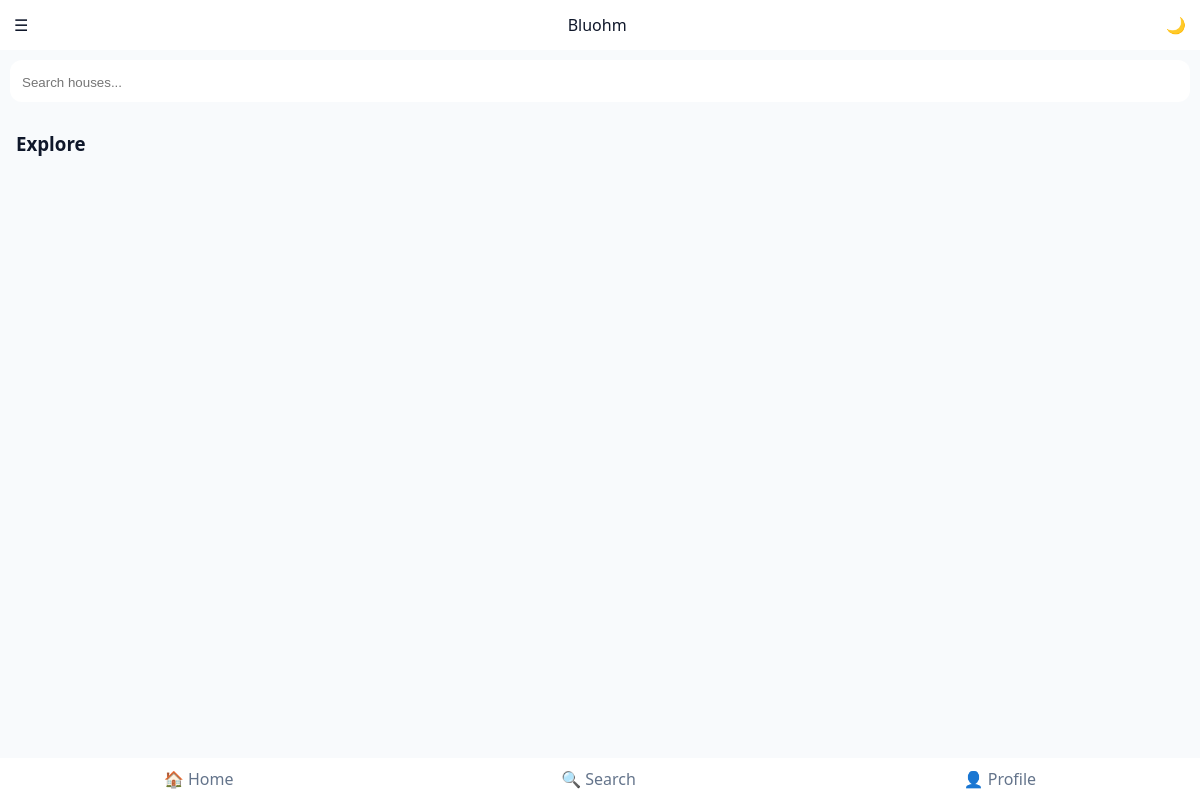
Before: /properties/ with the older database file.
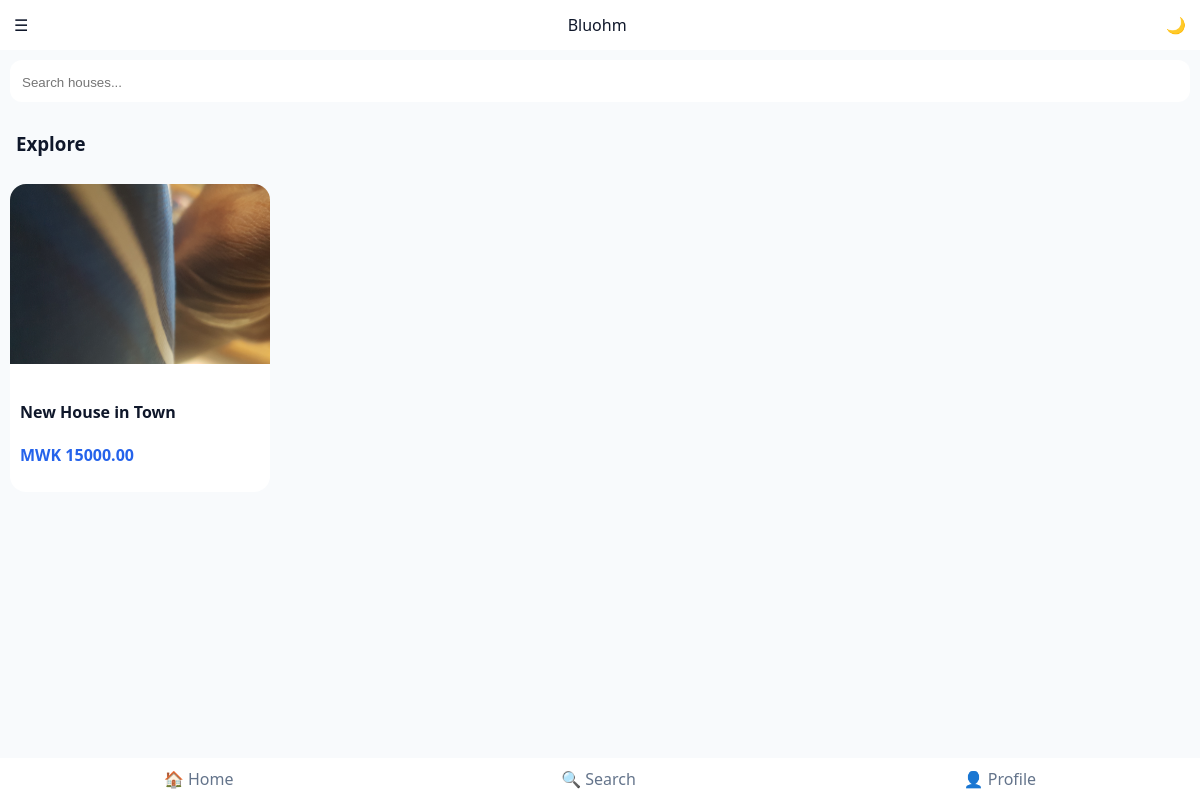
After: the same page with the newer database file.
### properties/models.py (models this page shows, shortened)
class Property(models.Model):
    landlord = models.ForeignKey(User, on_delete=models.CASCADE)
    title = models.CharField(max_length=200)
    description = models.TextField()
    price = models.DecimalField(max_digits=12, decimal_places=2)
    image = models.ImageField(upload_to='property_images/')
    created_at = models.DateTimeField(auto_now_add=True)

### properties/views.py (the view)
# urls.py: path('', MarketplaceView.as_view(), name='marketplace'),
class MarketplaceView(View):
    def get(self, request):
        properties = Property.objects.all()
        return render(request, 'properties/marketplace.html', {'properties': properties})

### templates/properties/marketplace.html (shortened to what this page needs)
{% extends 'base.html' %}
{% load static %}
{% block content %}
<div class="search-container">
    <form method="GET" class="search-box">
        <input type="text" name="q" placeholder="Search houses...">
    </form>
</div>
<div style="padding:0 16px;">
    <h3>Explore</h3>
</div>
<div class="property-row">
    {% for property in properties %}
    <div class="property-card" onclick="openModal({{ property.id }})">
        {% if property.image %}
            <img src="{{ property.image.url }}">
        {% else %}
            <img src="{% static 'properties/css/placeholder.png' %}">
        {% endif %}
        <div class="property-info">
            <h4>{{ property.title }}</h4>
            <p class="price">MWK {{ property.price }}</p>
        </div>
    </div>
    {% endfor %}
</div>
<div class="bottom-nav">
    <a href="{% url 'properties:marketplace' %}">🏠 Home</a>
    <a href="#">🔍 Search</a>
    <a href="#">👤 Profile</a>
</div>
{% endblock %}

Changed rows visible on the page:
added Property: image (picture), title "New House in Town", price "15000.00"
